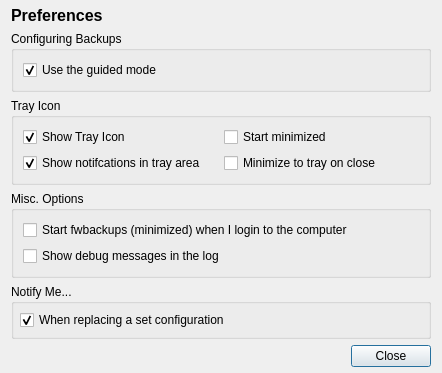
<?xml version="1.0" encoding="UTF-8"?>
<ui version="4.0">
 <class>Preferences</class>
 <widget class="QDialog" name="Preferences">
  <property name="geometry">
   <rect>
    <x>0</x>
    <y>0</y>
    <width>442</width>
    <height>366</height>
   </rect>
  </property>
  <property name="windowTitle">
   <string>Preferences - fwbackups</string>
  </property>
  <property name="windowIcon">
   <iconset resource="../fwbackups.qrc">
    <normaloff>:/program-icons/program-icons/preferences-desktop.png</normaloff>:/program-icons/program-icons/preferences-desktop.png</iconset>
  </property>
  <layout class="QVBoxLayout" name="verticalLayout_2">
   <property name="topMargin">
    <number>6</number>
   </property>
   <property name="bottomMargin">
    <number>6</number>
   </property>
   <item>
    <widget class="QLabel" name="label">
     <property name="font">
      <font>
       <pointsize>12</pointsize>
       <weight>75</weight>
       <bold>true</bold>
      </font>
     </property>
     <property name="text">
      <string>Preferences</string>
     </property>
    </widget>
   </item>
   <item>
    <layout class="QVBoxLayout" name="verticalLayout_3">
     <item>
      <widget class="QGroupBox" name="groupBox">
       <property name="title">
        <string>Configuring Backups</string>
       </property>
       <property name="flat">
        <bool>true</bool>
       </property>
       <layout class="QVBoxLayout" name="verticalLayout_7">
        <item>
         <widget class="QCheckBox" name="guidedModeCheck">
          <property name="text">
           <string>Use the guided mode</string>
          </property>
          <property name="checked">
           <bool>true</bool>
          </property>
         </widget>
        </item>
       </layout>
      </widget>
     </item>
     <item>
      <widget class="QGroupBox" name="trayIconGroup">
       <property name="title">
        <string>Tray Icon</string>
       </property>
       <property name="flat">
        <bool>true</bool>
       </property>
       <property name="checked">
        <bool>false</bool>
       </property>
       <layout class="QGridLayout" name="gridLayout">
        <item row="0" column="0">
         <widget class="QCheckBox" name="checkBox_2">
          <property name="text">
           <string>Show Tray Icon</string>
          </property>
          <property name="checked">
           <bool>true</bool>
          </property>
         </widget>
        </item>
        <item row="1" column="0">
         <widget class="QCheckBox" name="checkBox_4">
          <property name="text">
           <string>Show notifcations in tray area</string>
          </property>
          <property name="checked">
           <bool>true</bool>
          </property>
         </widget>
        </item>
        <item row="1" column="1">
         <widget class="QCheckBox" name="checkBox_5">
          <property name="text">
           <string>Minimize to tray on close</string>
          </property>
          <property name="checked">
           <bool>false</bool>
          </property>
         </widget>
        </item>
        <item row="0" column="1">
         <widget class="QCheckBox" name="checkBox_6">
          <property name="text">
           <string>Start minimized</string>
          </property>
         </widget>
        </item>
       </layout>
      </widget>
     </item>
     <item>
      <widget class="QGroupBox" name="miscGroup">
       <property name="title">
        <string>Misc. Options</string>
       </property>
       <property name="flat">
        <bool>true</bool>
       </property>
       <layout class="QVBoxLayout" name="verticalLayout">
        <item>
         <widget class="QCheckBox" name="checkBox">
          <property name="text">
           <string>Start fwbackups (minimized) when I login to the computer</string>
          </property>
         </widget>
        </item>
        <item>
         <widget class="QCheckBox" name="checkBox_3">
          <property name="text">
           <string>Show debug messages in the log</string>
          </property>
         </widget>
        </item>
       </layout>
       <zorder>checkBox_3</zorder>
       <zorder>checkBox</zorder>
      </widget>
     </item>
     <item>
      <widget class="QGroupBox" name="groupBox_2">
       <property name="title">
        <string>Notify Me...</string>
       </property>
       <property name="flat">
        <bool>true</bool>
       </property>
       <layout class="QVBoxLayout" name="verticalLayout_6">
        <property name="margin">
         <number>6</number>
        </property>
        <item>
         <widget class="QCheckBox" name="checkBox_8">
          <property name="text">
           <string>When replacing a set configuration</string>
          </property>
          <property name="checked">
           <bool>true</bool>
          </property>
         </widget>
        </item>
       </layout>
      </widget>
     </item>
    </layout>
   </item>
   <item>
    <layout class="QHBoxLayout" name="horizontalLayout">
     <property name="sizeConstraint">
      <enum>QLayout::SetDefaultConstraint</enum>
     </property>
     <item>
      <spacer name="horizontalSpacer">
       <property name="orientation">
        <enum>Qt::Horizontal</enum>
       </property>
       <property name="sizeHint" stdset="0">
        <size>
         <width>40</width>
         <height>5</height>
        </size>
       </property>
      </spacer>
     </item>
     <item>
      <widget class="QPushButton" name="closeButton">
       <property name="text">
        <string>Close</string>
       </property>
      </widget>
     </item>
    </layout>
   </item>
  </layout>
 </widget>
 <resources>
  <include location="../fwbackups.qrc"/>
 </resources>
 <connections/>
</ui>
